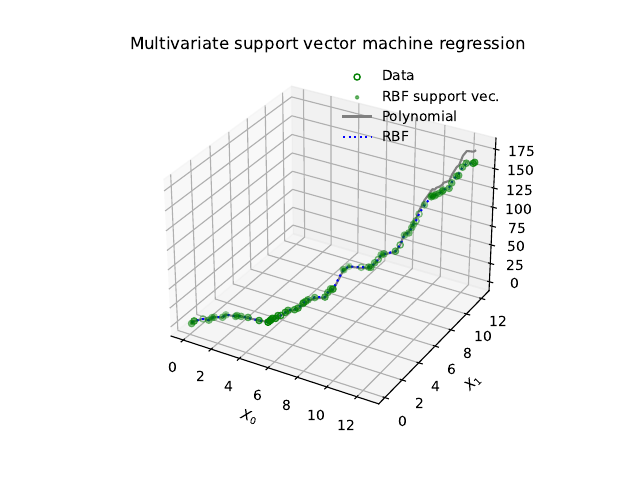

Reproduce this figure in Python.
import numpy as np
from sklearn.svm import SVR
import matplotlib.pyplot as plt

#Generate datapoins
N = 70
ND = 2  #Illustrates generalizing n.o. dimensions, but restrict to 2 for plots
X = np.sort(4.0*np.pi*np.random.rand(N,ND),axis=0)
y = np.array(sum([X[:,i]**(i+1) for i in range(ND)])).flatten()

#Fluctuate data
y += (1.37-np.random.rand(N))

#Define the models. Compare polynomial and radial basis function
pol = SVR(kernel='poly',C=100,gamma="auto",epsilon=0.1,degree=3,coef0=1)
rbf = SVR(kernel='rbf', C=100,gamma=0.1,epsilon=0.1)

#Fit
print('Fitting polynomial')
model_pol = pol.fit(X, y)
print('Fitting radial basis function')
model_rbf = rbf.fit(X, y)

#Produce predictions corresponding to values of X
interp_pol = model_pol.predict(X)
interp_rbf = model_rbf.predict(X)

#Plot data and interpolation results
fig = plt.figure()
ax = plt.axes(projection='3d')
ax.scatter3D(X[:,0], X[:,1], y, facecolor='none', color='green', label='Data')
ax.scatter3D(X[rbf.support_][:,0], X[rbf.support_][:,1], y[rbf.support_],\
             marker='.',color='green',alpha=0.5,label="RBF support vec.")
ax.plot3D(X[:,0],X[:,1],interp_pol,color='gray',label='Polynomial')
ax.plot3D(X[:,0],X[:,1],interp_rbf,color='blue',label='RBF',linestyle='dotted')
plt.xlabel(r'$X_0$')
plt.ylabel(r'$X_1$')
plt.title('Multivariate support vector machine regression')
plt.legend(frameon=False)

plt.savefig('SVR_multivariate.pdf')
